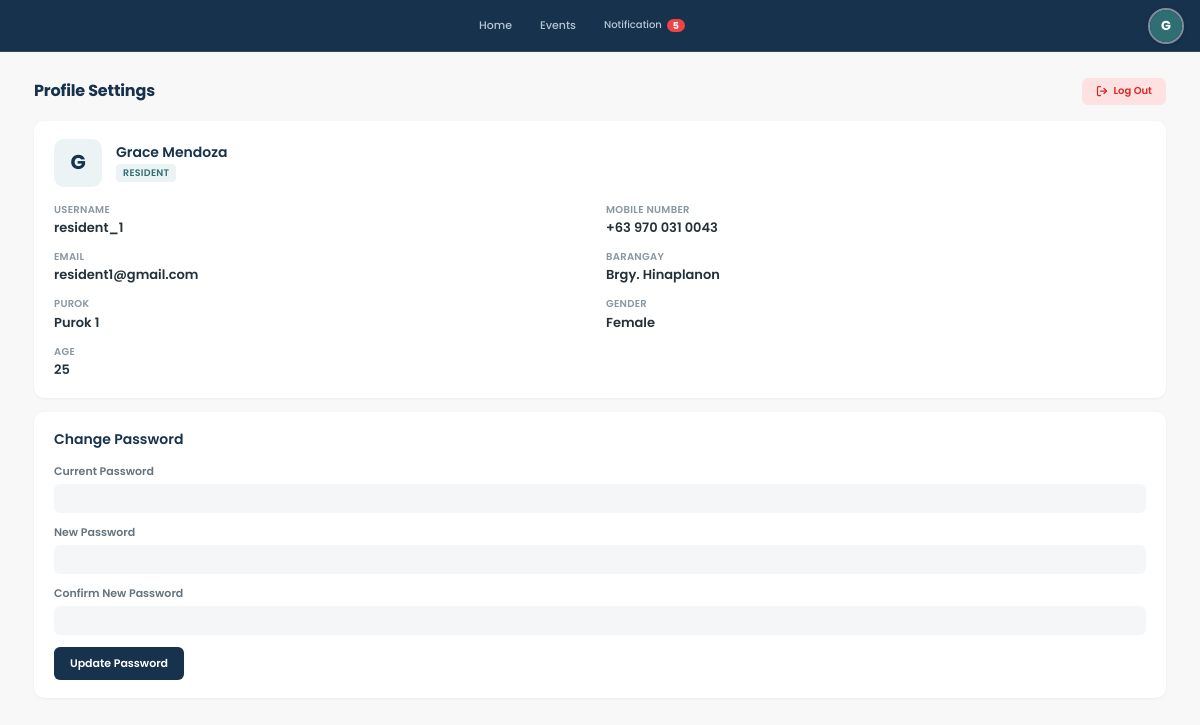
Page /views/resident/profile.php (signed in) on the committed database.
### tables this page shows
CREATE TABLE `users` (
  `id` int(11) NOT NULL AUTO_INCREMENT,
  `username` varchar(50) NOT NULL,
  `password` varchar(255) NOT NULL,
  `previous_password` varchar(255) DEFAULT NULL,
  `first_name` varchar(50) DEFAULT NULL,
  `last_name` varchar(50) DEFAULT NULL,
  `full_name` varchar(100) NOT NULL,
  `email` varchar(100) NOT NULL,
  `phone` varchar(20) NOT NULL,
  `gender` enum('Male','Female','Other') DEFAULT 'Male',
  `age` int(11) DEFAULT NULL,
  `image` varchar(255) DEFAULT NULL,
  `role` enum('icdrrmo','barangay_head','responder','resident') NOT NULL,
  `agency_id` int(11) DEFAULT NULL,
  `position` varchar(100) DEFAULT NULL,
  `availability` enum('Available','On Duty','Responding','Standby','Off Duty') NOT NULL DEFAULT 'Available',
  `barangay_id` int(11) DEFAULT NULL,
  `purok` varchar(100) DEFAULT NULL,
  `status` enum('active','inactive','pending','archived') DEFAULT 'active',
  `created_at` datetime DEFAULT current_timestamp(),
  `last_login` datetime DEFAULT NULL,
  PRIMARY KEY (`id`),
  UNIQUE KEY `username` (`username`),
  UNIQUE KEY `email` (`email`),
  KEY `barangay_id` (`barangay_id`),
  KEY `fk_users_agency` (`agency_id`),
  CONSTRAINT `fk_users_agency` FOREIGN KEY (`agency_id`) REFERENCES `agencies` (`id`) ON DELETE SET NULL,
  CONSTRAINT `users_ibfk_1` FOREIGN KEY (`barangay_id`) REFERENCES `barangays` (`id`) ON DELETE SET NULL
);

CREATE TABLE `barangays` (
  `id` int(11) NOT NULL AUTO_INCREMENT,
  `name` varchar(100) NOT NULL,
  `city` varchar(100) DEFAULT 'Iligan City',
  `status` enum('active','archived') NOT NULL DEFAULT 'active',
  `contact_person` varchar(100) DEFAULT NULL,
  `contact_number` varchar(30) DEFAULT NULL,
  `population` int(11) DEFAULT NULL,
  `total_households` int(11) DEFAULT NULL,
  `risk_level` enum('Low','Moderate','High','Critical') DEFAULT NULL,
  `area_radius` int(11) DEFAULT NULL COMMENT 'Geographic coverage and hazard radius of the area in meters',
  `coordinates_lat` decimal(10,6) NOT NULL,
  `coordinates_lng` decimal(10,6) NOT NULL,
  `created_at` datetime DEFAULT current_timestamp(),
  PRIMARY KEY (`id`),
  UNIQUE KEY `name` (`name`)
);

### backend/services/Auth.php (called while the page is built, shortened)
<?php
require_once __DIR__ . '/Helpers.php';
class Auth {
    public static function getCurrentUser(): ?array {
        return $_SESSION['user'] ?? null;
    }
}
function getCurrentUser(): ?array { return Auth::getCurrentUser(); }
function getRoleFolder(string $role): string {
    return ($role === 'barangay_head') ? 'barangay' : $role;
}

### backend/services/Helpers.php (called while the page is built, shortened)
<?php
if (!function_exists('clean')) {
function clean($str) {
    return htmlspecialchars(trim((string)$str), ENT_QUOTES, 'UTF-8');
}
}
if (!function_exists('ensureNotificationColumns')) {
function ensureNotificationColumns($db = null): bool {
    try {
        $chk = $db->query("SHOW COLUMNS FROM `notifications` LIKE 'target_puroks'");
        if ($chk && $chk->rowCount() > 0) {
            return true;
        }
        $chk2 = $db->query("SHOW COLUMNS FROM `notifications` LIKE 'target_puroks'");
        $columnsReady = ($chk2 && $chk2->rowCount() > 0);
        return $columnsReady;
    } catch (Throwable $e) {
        $columnsReady = false;
        return false;
    }
}
}

### views/resident/profile.php (the view, shortened to what this page needs)
<?php
require_once __DIR__ . '/../../backend/services/Auth.php';
require_once __DIR__ . '/../../backend/services/Helpers.php';
$user = getCurrentUser();
$db = getDBConnection();
$userStmt = $db->prepare("
    SELECT u.*, b.name AS barangay_name
    FROM users u
    LEFT JOIN barangays b ON u.barangay_id = b.id
    WHERE u.id = ?
    LIMIT 1
");
$userStmt->execute([(int)$user['id']]);
$userData = $userStmt->fetch(PDO::FETCH_ASSOC) ?: $user;
require_once __DIR__ . '/../layouts/header.php';
?>
<div class="res-profile-wrap">
  <div class="res-profile-header">
    <h1 class="res-profile-title">Profile Settings</h1>
    <a href="<?= BASE_URL ?>/backend/functions/auth/logout.php" class="res-profile-logout">
      <svg width="12" height="12" viewBox="0 0 24 24" fill="none" stroke="currentColor" stroke-width="2.5" stroke-linecap="round" stroke-linejoin="round">
        <path d="M9 21H5a2 2 0 0 1-2-2V5a2 2 0 0 1 2-2h4"></path>
        <polyline points="16 17 21 12 16 7"></polyline>
        <line x1="21" y1="12" x2="9" y2="12"></line>
      </svg>
      <span>Log Out</span>
    </a>
  </div>
  <div class="res-card-surface">
    <div class="res-user-header">
      <div class="res-avatar">
        <?= strtoupper(substr(trim($userData['full_name'] ?? 'R'), 0, 1)) ?>
      </div>
      <div class="res-user-meta">
        <h2 class="res-user-name"><?= clean($userData['full_name']) ?></h2>
        <span class="res-role-badge">Resident</span>
      </div>
    </div>
    <div class="res-info-grid">
      <div class="res-info-item">
        <span class="res-info-label">Username</span>
        <span class="res-info-val"><?= clean($userData['username']) ?></span>
      </div>
      <div class="res-info-item">
        <span class="res-info-label">Mobile Number</span>
        <span class="res-info-val"><?= clean($userData['phone'] ?: '—') ?></span>
      </div>
      <div class="res-info-item">
        <span class="res-info-label">Email</span>
        <span class="res-info-val"><?= clean($userData['email'] ?: '—') ?></span>
      </div>
      <div class="res-info-item">
        <span class="res-info-label">Barangay</span>
        <span class="res-info-val">Brgy. <?= clean($userData['barangay_name'] ?? 'Hinaplanon') ?></span>
      </div>
      <div class="res-info-item">
        <span class="res-info-label">Purok</span>
        <span class="res-info-val"><?= clean($userData['purok'] ?: '—') ?></span>
      </div>
      <?php if (!empty($userData['gender'])): ?>
        <div class="res-info-item">
          <span class="res-info-label">Gender</span>
          <span class="res-info-val"><?= clean($userData['gender']) ?></span>
        </div>
      <?php endif; ?>
      <?php if (!empty($userData['age'])): ?>
        <div class="res-info-item">
          <span class="res-info-label">Age</span>
          <span class="res-info-val"><?= (int)$userData['age'] ?></span>
        </div>
      <?php endif; ?>
    </div>
  </div>
  <div class="res-card-surface">
    <h3 class="res-card-title">Change Password</h3>
    <form method="POST" class="res-form">
      <div class="res-form-group">
        <label class="res-form-label">Current Password</label>
        <input type="password" name="current_password" class="res-form-input" required autocomplete="current-password">
      </div>
      <div class="res-form-group">
        <label class="res-form-label">New Password</label>
        <input type="password" name="new_password" class="res-form-input" required minlength="6" autocomplete="new-password">
      </div>
      <div class="res-form-group">
        <label class="res-form-label">Confirm New Password</label>
        <input type="password" name="confirm_password" class="res-form-input" required minlength="6" autocomplete="new-password">
      </div>
      <button type="submit" name="change_password" class="res-submit-btn">
        Update Password
      </button>
    </form>
  </div>
</div>
<?php require_once __DIR__ . '/../layouts/footer.php'; ?>

### views/layouts/header.php (shortened to what this page needs)
<?php
require_once __DIR__ . '/../../backend/services/Auth.php';
require_once __DIR__ . '/../../backend/services/Helpers.php';
$currentUser = getCurrentUser();
$db = getDBConnection();
if (($currentUser['role'] ?? '') === 'resident') {
    $userPurok = trim($currentUser['purok'] ?? '');
    $hasNotifPuroks = function_exists('ensureNotificationColumns') ? ensureNotificationColumns($db) : false;
    $purokExpr = $hasNotifPuroks ? "COALESCE(n.target_puroks, e.target_puroks)" : "e.target_puroks";
    $notifCountStmt = $db->prepare("
        SELECT COUNT(*) FROM notifications n
        LEFT JOIN notification_reads nr ON n.id = nr.notification_id AND nr.user_id = ?
        LEFT JOIN users u ON n.created_by = u.id
        LEFT JOIN events e ON (n.related_module IN ('events', 'event', 'preparedness', 'financial_aid', 'resources') AND n.related_id = e.id)
        WHERE nr.id IS NULL
          AND (
              (n.target_user_id IS NOT NULL AND n.target_user_id = ?)
              OR
              (n.target_user_id IS NULL AND (n.target_barangay_id = ? OR n.target_barangay_id IS NULL) AND n.target_role IN ('all', 'resident'))
          )
          AND (u.role = 'barangay_head' OR n.created_by IN (SELECT id FROM users WHERE role = 'barangay_head' AND barangay_id = ?))
          AND (
              (n.related_module NOT IN ('events', 'event', 'preparedness', 'financial_aid', 'resources'))
              OR (e.id IS NOT NULL AND (e.is_archived = 0 OR e.is_archived IS NULL))
              OR (n.related_module = 'financial_aid' AND n.target_user_id IS NOT NULL)
          )
          AND (
              n.target_user_id IS NOT NULL
              OR {$purokExpr} IS NULL
              OR TRIM({$purokExpr}) = ''
              OR {$purokExpr} IN ('All Puroks', 'All')
              OR FIND_IN_SET(?, REPLACE({$purokExpr}, ', ', ',')) > 0
          )
    ");
    $notifCountStmt->execute([
        (int)$currentUser['id'],
        (int)$currentUser['id'],
        (int)($currentUser['barangay_id'] ?? 0),
        (int)($currentUser['barangay_id'] ?? 0),
        $userPurok
    ]);
}
$unreadCount = (int)$notifCountStmt->fetchColumn();
$userFolder = getRoleFolder($currentUser['role']);
$isCitizenOrResponder = in_array($currentUser['role'] ?? '', ['resident', 'responder'], true);
$currentPage = basename($_SERVER['PHP_SELF']);
?>
<!DOCTYPE html>
<html lang="en">
<head>
  <link rel="stylesheet" href="<?= BASE_URL ?>/frontend/css/app.css?v=<?= filemtime(__DIR__ . '/../../frontend/css/app.css') ?>">
</head>
<body class="<?= $isCitizenOrResponder ? 'citizen-responder-shell' : '' ?> role-<?= htmlspecialchars($currentUser['role'] ?? 'guest') ?>">
<div class="app-shell">
  <header class="topbar">
    <?php if ($isCitizenOrResponder): ?>
      <nav class="topbar-desktop-nav">
        <a href="<?= BASE_URL ?>/views/<?= $userFolder ?>/dashboard.php" class="topbar-nav-pill <?= $currentPage === 'dashboard.php' ? 'active' : '' ?>">Home</a>
        <?php if ($currentUser['role'] === 'responder'): ?>
          <a href="<?= BASE_URL ?>/views/responder/active-incidents.php" class="topbar-nav-pill <?= in_array($currentPage, ['active-incidents.php', 'field-status.php'], true) ? 'active' : '' ?>">Disaster Reports</a>
        <?php else: ?>
          <a href="<?= BASE_URL ?>/views/<?= $userFolder ?>/events.php" class="topbar-nav-pill <?= $currentPage === 'events.php' ? 'active' : '' ?>">Events</a>
        <?php endif; ?>
        <a href="<?= BASE_URL ?>/views/<?= $userFolder ?>/notifications.php" class="topbar-nav-pill <?= $currentPage === 'notifications.php' ? 'active' : '' ?>" style="display:inline-flex;align-items:center;gap:5px;">
          <span>Notification</span>
          <?php if ($unreadCount > 0): ?>
            <span style="display:inline-flex;align-items:center;justify-content:center;background:#ef4444;color:#FFF;border-radius:10px;font-size:9.5px;font-weight:700;padding:1px 6px;line-height:1.2;min-width:16px;"><?= $unreadCount > 9 ? '9+' : $unreadCount ?></span>
          <?php endif; ?>
        </a>
      </nav>
    <?php endif; ?>
    <div class="topbar-right">
      <div class="user-profile-dropdown-wrap" id="userProfileWrap" style="position:relative;display:inline-block;">
        <button type="button"
                class="user-profile-btn circle-profile-btn"
                id="userProfileDropdownBtn"
                onclick="toggleUserDropdown(event)"
                aria-haspopup="true"
                aria-expanded="false"
                title="<?= clean($currentUser['full_name'] ?? ($currentUser['username'] ?? 'User')) ?> — Account & Profile Settings">
          <div class="user-avatar-sm circle-avatar">
            <?php if (!empty($currentUser['image'])): ?>
              <img src="<?= BASE_URL ?>/<?= clean($currentUser['image']) ?>" alt="<?= clean($currentUser['full_name'] ?? 'User') ?>">
            <?php else: ?>
              <?= strtoupper(substr($currentUser['full_name'] ?? ($currentUser['username'] ?? 'U'), 0, 1)) ?>
            <?php endif; ?>
          </div>
        </button>
      </div>
    </div>
  </header>
  <div class="app-container <?= $isCitizenOrResponder ? 'app-container-no-sidebar' : '' ?>">
    <main class="main-content" id="mainContent">

### views/resident/profile.php (style rules this page uses)
.res-profile-wrap { display: flex; flex-direction: column; gap: 14px; width: 100%; max-width: 560px; margin: 0 auto; padding: 4px 2px 24px 2px; }
.res-profile-header { display: flex; justify-content: space-between; align-items: center; padding: 2px 0; }
.res-profile-title { font-size: 17px; font-weight: 700; color: var(--color-primary, #17324D); margin: 0; }
.res-profile-logout { background: #FEE2E2; color: #DC2626; border: none; border-radius: 6px; padding: 6px 14px; font-size: 11.5px; font-weight: 600; text-decoration: none; display: inline-flex; align-items: center; gap: 6px; transition: opacity 0.15s ease; }
.res-card-surface { background: #FFFFFF; border: none; border-radius: var(--radius-primary, 10px); padding: 18px 20px; box-shadow: 0 1px 3px rgba(16, 35, 54, 0.05); display: flex; flex-direction: column; gap: 16px; }
.res-user-header { display: flex; align-items: center; gap: 14px; }
.res-avatar { width: 48px; height: 48px; border-radius: 10px; background: #EBF3F5; color: var(--color-primary, #17324D); display: flex; align-items: center; justify-content: center; font-weight: 700; font-size: 20px; flex-shrink: 0; }
.res-user-meta { display: flex; flex-direction: column; gap: 3px; }
.res-user-name { font-size: 15.5px; font-weight: 700; color: var(--color-primary, #17324D); margin: 0; line-height: 1.25; }
.res-role-badge { font-size: 9.5px; font-weight: 600; text-transform: uppercase; letter-spacing: 0.3px; color: var(--color-secondary, #2F6F73); background: #EBF3F5; padding: 2px 7px; border-radius: 4px; width: fit-content; }
.res-info-grid { display: grid; grid-template-columns: 1fr 1fr; gap: 12px; }
.res-info-item { display: flex; flex-direction: column; gap: 2px; }
.res-info-label { font-size: 10px; font-weight: 600; color: var(--color-text-muted, #8A96A0); text-transform: uppercase; letter-spacing: 0.3px; }
.res-info-val { font-size: 13px; font-weight: 600; color: var(--color-text, #24313A); word-break: break-word; }
.res-card-title { font-size: 13.5px; font-weight: 700; color: var(--color-primary, #17324D); margin: 0; }
.res-form { display: flex; flex-direction: column; gap: 12px; }
.res-form-group { display: flex; flex-direction: column; gap: 4px; }
.res-form-label { font-size: 11px; font-weight: 600; color: var(--color-text-secondary, #66737D); }
.res-form-input { background: #F4F6F8; border: none; border-radius: 6px; padding: 8px 12px; font-size: 12.5px; color: var(--color-text, #24313A); outline: none; font-family: var(--font-primary); transition: background 0.15s ease; }
.res-submit-btn { background: var(--color-primary, #17324D); color: #FFFFFF; border: none; border-radius: 6px; padding: 8px 16px; font-size: 12px; font-weight: 600; cursor: pointer; align-self: flex-start; transition: opacity 0.15s ease; }

### rows in the picture
users: full_name "G", full_name "Grace Mendoza", username "resident_1", phone "+63 970 031 0043", email "resident1@gmail.com", barangay.name "Hinaplanon", purok "Purok 1", gender "Female", age "25"

### other values in the picture
$unreadCount "5"
